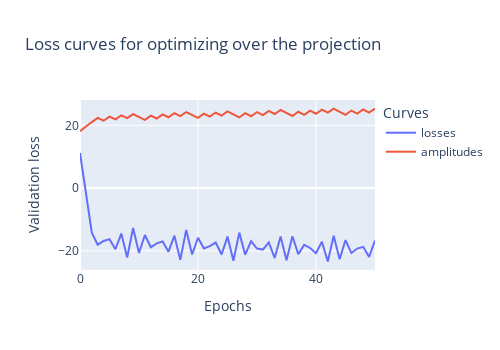

The notebook cell saved with this chart:
### Code cell
amplitudes = optimization['amplitudes']
losses = optimization['losses']

fig = go.Figure()
fig.add_trace(go.Scatter(x=list(range(51)),y=losses,mode="lines",name="losses"))
fig.add_trace(go.Scatter(x=list(range(51)),y=amplitudes,mode="lines",name="amplitudes"))
fig.update_layout(
    title="Loss curves for optimizing over the projection",
    xaxis_title="Epochs",
    yaxis_title="Validation loss",
    height=350,
    width=500,
    legend_title="Curves"
)
fig.show()

### Figure 1 — Plotly figure (JSON) as saved in the notebook; plotly's stock layout.template omitted (floating-point values rounded to 4 significant figures)
{"data": [{"mode": "lines", "name": "losses", "type": "scatter", "x": [0, 1, 2, 3, 4, 5, 6, 7, 8, 9, 10, 11, 12, 13, 14, 15, 16, 17, 18, 19, 20, 21, 22, 23, 24, 25, 26, 27, 28, 29, 30, 31, 32, 33, 34, 35, 36, 37, 38, 39, 40, 41, 42, 43, 44, 45, 46, 47, 48, 49, 50], "y": [11.19, -1.623, -14.23, -18.05, -16.88, -16.28, -19.5, -14.51, -22.09, -12.74, -20.71, -14.95, -18.86, -17.62, -17.01, -20.27, -15.17, -22.88, -13.33, -21.16, -15.82, -19.26, -18.51, -17.36, -21.16, -15.47, -23.19, -14.2, -21.23, -16.92, -19.28, -19.61, -17.35, -22.26, -15.43, -23.04, -15.37, -21.06, -18.09, -19.09, -20.76, -17.13, -23.4, -15.19, -22.71, -16.58, -20.71, -19.28, -18.73, -21.94, -16.77]}, {"mode": "lines", "name": "amplitudes", "type": "scatter", "x": [0, 1, 2, 3, 4, 5, 6, 7, 8, 9, 10, 11, 12, 13, 14, 15, 16, 17, 18, 19, 20, 21, 22, 23, 24, 25, 26, 27, 28, 29, 30, 31, 32, 33, 34, 35, 36, 37, 38, 39, 40, 41, 42, 43, 44, 45, 46, 47, 48, 49, 50], "y": [18.1, 19.62, 21.03, 22.35, 21.47, 22.77, 21.89, 23.18, 22.29, 23.57, 22.68, 21.76, 23.09, 22.17, 23.49, 22.57, 23.87, 22.95, 24.23, 23.31, 22.36, 23.7, 22.75, 24.07, 23.12, 24.43, 23.48, 22.51, 23.86, 22.89, 24.22, 23.26, 24.58, 23.61, 24.92, 23.96, 22.97, 24.32, 23.33, 24.66, 23.68, 25.0, 24.03, 25.33, 24.36, 23.36, 24.7, 23.71, 25.04, 24.05, 25.36]}], "layout": {"height": 350, "legend": {"title": {"text": "Curves"}}, "title": {"text": "Loss curves for optimizing over the projection"}, "width": 500, "xaxis": {"title": {"text": "Epochs"}}, "yaxis": {"title": {"text": "Validation loss"}}}}
